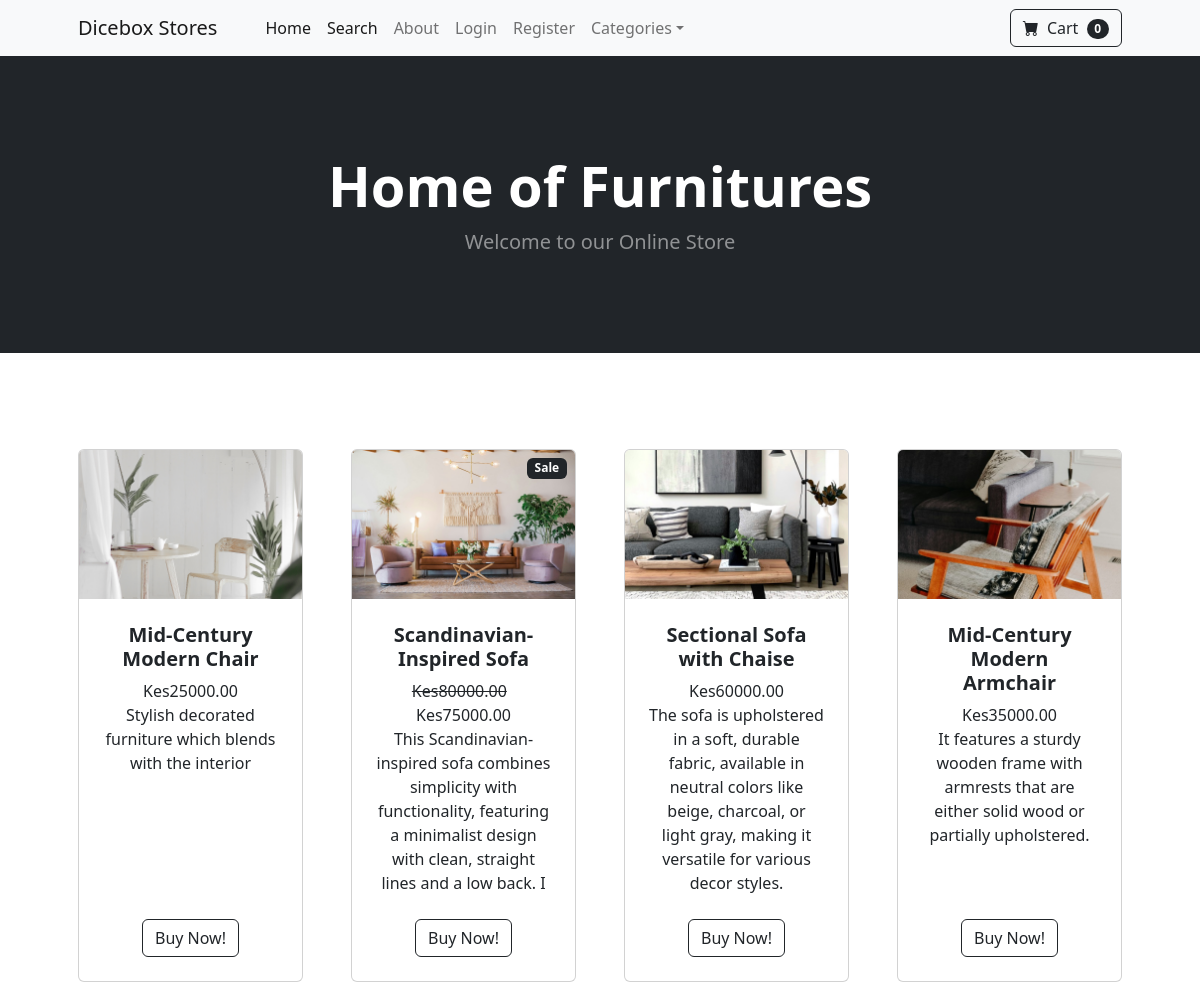
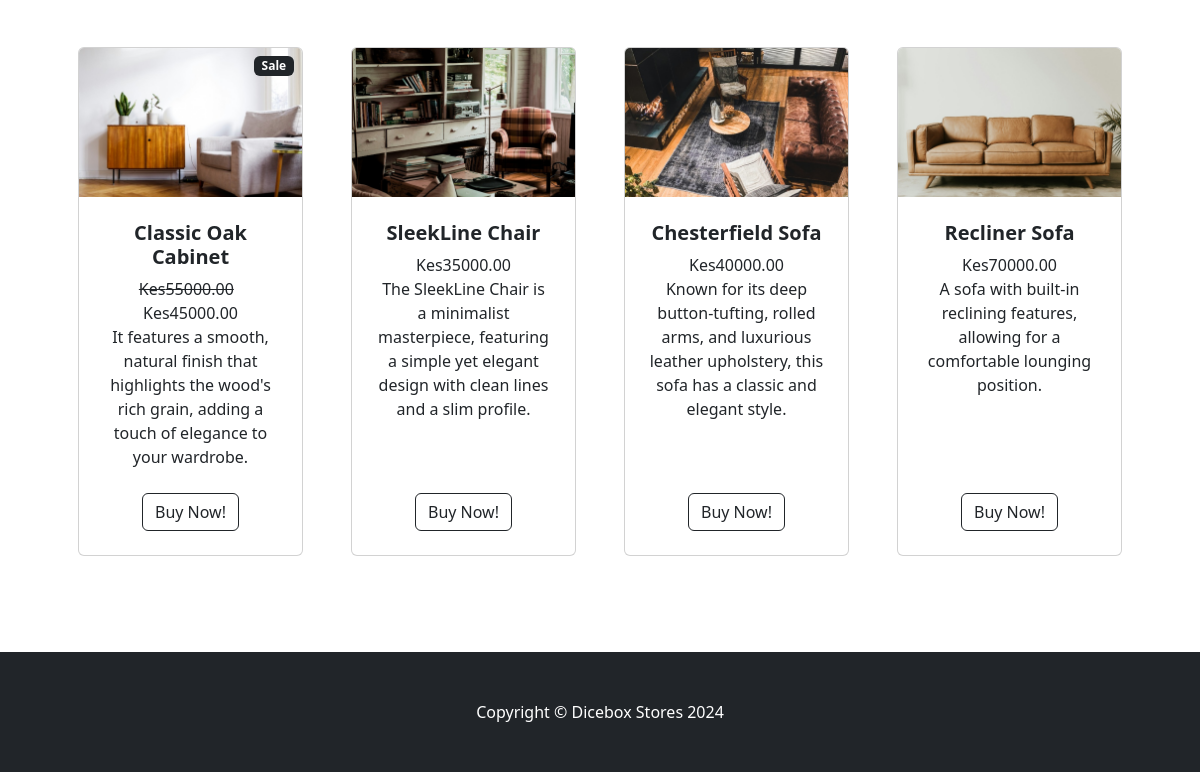
The page / on the database its author committed (2 pictures, top to bottom).
### store/models.py (models this page shows, shortened)
class Product(models.Model):
    name = models.CharField(max_length=100)
    price = models.DecimalField(default=0, decimal_places=2, max_digits=10)
    category = models.ForeignKey('Category', on_delete=models.CASCADE)
    description = models.CharField(max_length=250, default='', blank=True, null=True)
    image = models.ImageField(upload_to='uploads/product/')
    is_sale = models.BooleanField(default=False)
    sale_price = models.DecimalField(default=0, decimal_places=2,max_digits=10)

### store/views.py (the view)
# urls.py: path('', views.home, name='home'),
def home(request):
    products = Product.objects.all()
    return render(request, 'home.html', {'products':products})

### cart/cart.py (called while the page is built)
    def __len__(self):
        return len(self.cart)

### cart/context_processors.py (called while the page is built)
def cart(request):
	return {'cart': Cart(request)}

### store/templates/home.html (shortened to what this page needs)
{% extends 'base.html' %}
{% block content %}
        <header class="bg-dark py-5">
            <div class="container px-4 px-lg-5 my-5">
                <div class="text-center text-white">
                    <h1 class="display-4 fw-bolder">Home of Furnitures</h1>
                    <p class="lead fw-normal text-white-50 mb-0">Welcome to our Online Store</p>
                </div>
            </div>
        </header>
        <section class="py-5">
            <div class="container px-4 px-lg-5 mt-5">
                <div class="row gx-4 gx-lg-5 row-cols-2 row-cols-md-3 row-cols-xl-4 justify-content-center">
                    {% for product in products %}
                       {% if product.is_sale %}
                       <div class="col mb-5">
                        <div class="card h-100">
                           <div class="badge bg-dark text-white position-absolute"
                               style="top: 0.5rem; right: 0.5rem">Sale
                            </div>
                        <img class="card-img-top" src="{{ product.image.url }}" alt="..." />
                            <div class="card-body p-4">
                                <div class="text-center">
                                    <h5 class="fw-bolder">{{ product.name }}</h5>
                                    <strike>Kes{{ product.price }}</strike>
                                    Kes{{ product.sale_price }}
                                    <br/>
                                     {{ product.description}}
                                </div>
                            </div>
                            <div class="card-footer p-4 pt-0 border-top-0 bg-transparent">
                                <div class="text-center"><a class="btn btn-outline-dark mt-auto" href="{% url 'product' product.id %}">Buy Now!</a></div>
                            </div>
                        </div>
                    </div>
                       {% else %}
                    <div class="col mb-5">
                        <div class="card h-100">
                        <img class="card-img-top" src="{{ product.image.url }}" alt="..." />
                            <div class="card-body p-4">
                                <div class="text-center">
                                    <h5 class="fw-bolder">{{ product.name }}</h5>
                                    Kes{{ product.price }}
                                    <br/>
                                    {{ product.description}}
                                </div>
                            </div>
                            <div class="card-footer p-4 pt-0 border-top-0 bg-transparent">
                                <div class="text-center"><a class="btn btn-outline-dark mt-auto" href="{% url 'product' product.id %}">Buy Now!</a></div>
                            </div>
                        </div>
                    </div>
                   {% endif %}
                {% endfor %}
            </div>
        </section>
{% endblock %}

### rows shown on the page
Product: image (picture), name "Mid-Century Modern Chair", price "25000.00", description "Stylish decorated furniture which blends with the interior"
Product: image (picture), name "Scandinavian-Inspired Sofa", price "80000.00", sale_price "75000.00", description "This Scandinavian-inspired sofa combines simplicity with functionality, featuring a minimalist design with clean, straight lines and a low back. I"
Product: image (picture), name "Sectional Sofa with Chaise", price "60000.00", description "The sofa is upholstered in a soft, durable fabric, available in neutral colors like beige, charcoal, or light gray, making it versatile for various decor styles."
Product: image (picture), name "Mid-Century Modern Armchair", price "35000.00", description "It features a sturdy wooden frame with armrests that are either solid wood or partially upholstered."
Product: image (picture), name "Classic Oak Cabinet", price "55000.00", sale_price "45000.00", description "It features a smooth, natural finish that highlights the wood's rich grain, adding a touch of elegance to your wardrobe."
Product: image (picture), name "SleekLine Chair", price "35000.00", description "The SleekLine Chair is a minimalist masterpiece, featuring a simple yet elegant design with clean lines and a slim profile."
Product: image (picture), name "Chesterfield Sofa", price "40000.00", description "Known for its deep button-tufting, rolled arms, and luxurious leather upholstery, this sofa has a classic and elegant style."
Product: image (picture), name "Recliner Sofa", price "70000.00", description "A sofa with built-in reclining features, allowing for a comfortable lounging position."

### other values the page prints
{{ cart|length }} "0"
